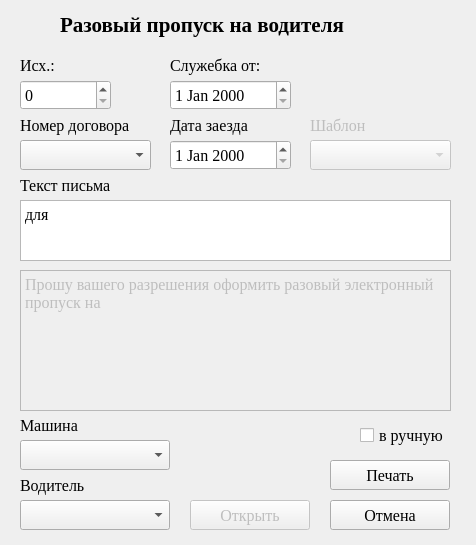
<?xml version="1.0" encoding="UTF-8"?>
<ui version="4.0">
 <class>Form</class>
 <widget class="QWidget" name="Form">
  <property name="geometry">
   <rect>
    <x>0</x>
    <y>0</y>
    <width>476</width>
    <height>545</height>
   </rect>
  </property>
  <property name="windowTitle">
   <string>Form</string>
  </property>
  <widget class="QLabel" name="label_6">
   <property name="geometry">
    <rect>
     <x>60</x>
     <y>10</y>
     <width>301</width>
     <height>30</height>
    </rect>
   </property>
   <property name="font">
    <font>
     <family>Times New Roman</family>
     <pointsize>16</pointsize>
     <bold>true</bold>
    </font>
   </property>
   <property name="text">
    <string>Разовый пропуск на водителя</string>
   </property>
  </widget>
  <widget class="QPushButton" name="b_ok">
   <property name="geometry">
    <rect>
     <x>330</x>
     <y>460</y>
     <width>120</width>
     <height>30</height>
    </rect>
   </property>
   <property name="font">
    <font>
     <family>Times New Roman</family>
     <pointsize>12</pointsize>
    </font>
   </property>
   <property name="text">
    <string>Печать</string>
   </property>
  </widget>
  <widget class="QPushButton" name="b_cancel">
   <property name="geometry">
    <rect>
     <x>330</x>
     <y>500</y>
     <width>120</width>
     <height>30</height>
    </rect>
   </property>
   <property name="font">
    <font>
     <family>Times New Roman</family>
     <pointsize>12</pointsize>
    </font>
   </property>
   <property name="text">
    <string>Отмена</string>
   </property>
  </widget>
  <widget class="QDateEdit" name="d_note">
   <property name="geometry">
    <rect>
     <x>170</x>
     <y>80</y>
     <width>121</width>
     <height>30</height>
    </rect>
   </property>
   <property name="font">
    <font>
     <family>Times New Roman</family>
     <pointsize>12</pointsize>
    </font>
   </property>
  </widget>
  <widget class="QLabel" name="label_7">
   <property name="geometry">
    <rect>
     <x>170</x>
     <y>50</y>
     <width>101</width>
     <height>30</height>
    </rect>
   </property>
   <property name="font">
    <font>
     <family>Times New Roman</family>
     <pointsize>12</pointsize>
    </font>
   </property>
   <property name="text">
    <string>Служебка от:</string>
   </property>
  </widget>
  <widget class="QSpinBox" name="number">
   <property name="geometry">
    <rect>
     <x>20</x>
     <y>80</y>
     <width>91</width>
     <height>30</height>
    </rect>
   </property>
   <property name="font">
    <font>
     <family>Times New Roman</family>
     <pointsize>12</pointsize>
    </font>
   </property>
   <property name="maximum">
    <number>10000</number>
   </property>
  </widget>
  <widget class="QLabel" name="label_8">
   <property name="geometry">
    <rect>
     <x>20</x>
     <y>50</y>
     <width>49</width>
     <height>30</height>
    </rect>
   </property>
   <property name="font">
    <font>
     <family>Times New Roman</family>
     <pointsize>12</pointsize>
    </font>
   </property>
   <property name="text">
    <string>Исх.:</string>
   </property>
  </widget>
  <widget class="QPushButton" name="b_open">
   <property name="enabled">
    <bool>false</bool>
   </property>
   <property name="geometry">
    <rect>
     <x>190</x>
     <y>500</y>
     <width>120</width>
     <height>30</height>
    </rect>
   </property>
   <property name="font">
    <font>
     <family>Times New Roman</family>
     <pointsize>12</pointsize>
    </font>
   </property>
   <property name="text">
    <string>Открыть</string>
   </property>
  </widget>
  <widget class="QTextEdit" name="input_text">
   <property name="geometry">
    <rect>
     <x>20</x>
     <y>200</y>
     <width>431</width>
     <height>61</height>
    </rect>
   </property>
   <property name="font">
    <font>
     <family>Times New Roman</family>
     <pointsize>12</pointsize>
    </font>
   </property>
   <property name="html">
    <string>&lt;!DOCTYPE HTML PUBLIC &quot;-//W3C//DTD HTML 4.0//EN&quot; &quot;http://www.w3.org/TR/REC-html40/strict.dtd&quot;&gt;
&lt;html&gt;&lt;head&gt;&lt;meta name=&quot;qrichtext&quot; content=&quot;1&quot; /&gt;&lt;meta charset=&quot;utf-8&quot; /&gt;&lt;style type=&quot;text/css&quot;&gt;
p, li { white-space: pre-wrap; }
&lt;/style&gt;&lt;/head&gt;&lt;body style=&quot; font-family:'Times New Roman'; font-size:12pt; font-weight:400; font-style:normal;&quot;&gt;
&lt;p style=&quot; margin-top:0px; margin-bottom:0px; margin-left:0px; margin-right:0px; -qt-block-indent:0; text-indent:0px;&quot;&gt;&lt;span style=&quot; font-family:'Segoe UI';&quot;&gt;для &lt;/span&gt;&lt;/p&gt;&lt;/body&gt;&lt;/html&gt;</string>
   </property>
  </widget>
  <widget class="QLabel" name="label">
   <property name="geometry">
    <rect>
     <x>20</x>
     <y>170</y>
     <width>91</width>
     <height>30</height>
    </rect>
   </property>
   <property name="font">
    <font>
     <family>Times New Roman</family>
     <pointsize>12</pointsize>
    </font>
   </property>
   <property name="text">
    <string>Текст письма</string>
   </property>
  </widget>
  <widget class="QComboBox" name="cb_pattern">
   <property name="enabled">
    <bool>false</bool>
   </property>
   <property name="geometry">
    <rect>
     <x>310</x>
     <y>140</y>
     <width>141</width>
     <height>30</height>
    </rect>
   </property>
   <property name="font">
    <font>
     <family>Times New Roman</family>
     <pointsize>12</pointsize>
    </font>
   </property>
  </widget>
  <widget class="QLabel" name="label_10">
   <property name="enabled">
    <bool>false</bool>
   </property>
   <property name="geometry">
    <rect>
     <x>310</x>
     <y>110</y>
     <width>91</width>
     <height>30</height>
    </rect>
   </property>
   <property name="font">
    <font>
     <family>Times New Roman</family>
     <pointsize>12</pointsize>
    </font>
   </property>
   <property name="text">
    <string>Шаблон</string>
   </property>
  </widget>
  <widget class="QComboBox" name="cb_contracts">
   <property name="geometry">
    <rect>
     <x>20</x>
     <y>140</y>
     <width>131</width>
     <height>30</height>
    </rect>
   </property>
   <property name="font">
    <font>
     <family>Times New Roman</family>
     <pointsize>12</pointsize>
    </font>
   </property>
  </widget>
  <widget class="QDateEdit" name="d_arrive">
   <property name="geometry">
    <rect>
     <x>170</x>
     <y>140</y>
     <width>121</width>
     <height>30</height>
    </rect>
   </property>
   <property name="font">
    <font>
     <family>Times New Roman</family>
     <pointsize>12</pointsize>
    </font>
   </property>
  </widget>
  <widget class="QLabel" name="label_11">
   <property name="geometry">
    <rect>
     <x>20</x>
     <y>110</y>
     <width>131</width>
     <height>30</height>
    </rect>
   </property>
   <property name="font">
    <font>
     <family>Times New Roman</family>
     <pointsize>12</pointsize>
    </font>
   </property>
   <property name="text">
    <string>Номер договора</string>
   </property>
  </widget>
  <widget class="QLabel" name="label_12">
   <property name="geometry">
    <rect>
     <x>170</x>
     <y>110</y>
     <width>91</width>
     <height>30</height>
    </rect>
   </property>
   <property name="font">
    <font>
     <family>Times New Roman</family>
     <pointsize>12</pointsize>
    </font>
   </property>
   <property name="text">
    <string>Дата заезда</string>
   </property>
  </widget>
  <widget class="QTextEdit" name="note">
   <property name="enabled">
    <bool>false</bool>
   </property>
   <property name="geometry">
    <rect>
     <x>20</x>
     <y>270</y>
     <width>431</width>
     <height>141</height>
    </rect>
   </property>
   <property name="font">
    <font>
     <family>Times New Roman</family>
     <pointsize>12</pointsize>
    </font>
   </property>
   <property name="html">
    <string>&lt;!DOCTYPE HTML PUBLIC &quot;-//W3C//DTD HTML 4.0//EN&quot; &quot;http://www.w3.org/TR/REC-html40/strict.dtd&quot;&gt;
&lt;html&gt;&lt;head&gt;&lt;meta name=&quot;qrichtext&quot; content=&quot;1&quot; /&gt;&lt;meta charset=&quot;utf-8&quot; /&gt;&lt;style type=&quot;text/css&quot;&gt;
p, li { white-space: pre-wrap; }
&lt;/style&gt;&lt;/head&gt;&lt;body style=&quot; font-family:'Times New Roman'; font-size:12pt; font-weight:400; font-style:normal;&quot;&gt;
&lt;p style=&quot; margin-top:0px; margin-bottom:0px; margin-left:0px; margin-right:0px; -qt-block-indent:0; text-indent:0px;&quot;&gt;&lt;span style=&quot; font-family:'Segoe UI';&quot;&gt;Прошу вашего разрешения оформить разовый электронный пропуск на &lt;/span&gt;&lt;/p&gt;&lt;/body&gt;&lt;/html&gt;</string>
   </property>
  </widget>
  <widget class="QComboBox" name="cb_auto">
   <property name="geometry">
    <rect>
     <x>20</x>
     <y>440</y>
     <width>150</width>
     <height>30</height>
    </rect>
   </property>
   <property name="font">
    <font>
     <family>Times New Roman</family>
     <pointsize>12</pointsize>
    </font>
   </property>
  </widget>
  <widget class="QComboBox" name="cb_drivers">
   <property name="geometry">
    <rect>
     <x>20</x>
     <y>500</y>
     <width>150</width>
     <height>30</height>
    </rect>
   </property>
   <property name="font">
    <font>
     <family>Times New Roman</family>
     <pointsize>12</pointsize>
    </font>
   </property>
  </widget>
  <widget class="QLabel" name="label_2">
   <property name="geometry">
    <rect>
     <x>20</x>
     <y>410</y>
     <width>91</width>
     <height>30</height>
    </rect>
   </property>
   <property name="font">
    <font>
     <family>Times New Roman</family>
     <pointsize>12</pointsize>
    </font>
   </property>
   <property name="text">
    <string>Машина</string>
   </property>
  </widget>
  <widget class="QLabel" name="label_3">
   <property name="geometry">
    <rect>
     <x>20</x>
     <y>470</y>
     <width>91</width>
     <height>30</height>
    </rect>
   </property>
   <property name="font">
    <font>
     <family>Times New Roman</family>
     <pointsize>12</pointsize>
    </font>
   </property>
   <property name="text">
    <string>Водитель</string>
   </property>
  </widget>
  <widget class="QCheckBox" name="cb_activ">
   <property name="geometry">
    <rect>
     <x>360</x>
     <y>420</y>
     <width>101</width>
     <height>30</height>
    </rect>
   </property>
   <property name="font">
    <font>
     <family>Times New Roman</family>
     <pointsize>12</pointsize>
    </font>
   </property>
   <property name="text">
    <string>в ручную</string>
   </property>
  </widget>
 </widget>
 <resources/>
 <connections/>
</ui>
